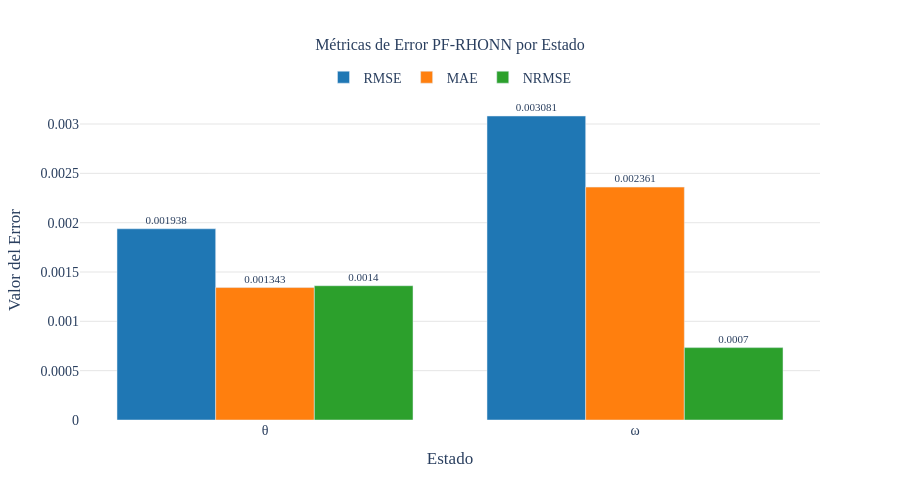

The notebook cell saved with this chart:
### Code cell
# ============================================================
# 9) ERROR METRICS COMPARISON
# ============================================================

# Prepare data for bar chart
metrics_names = ['RMSE', 'MAE', 'NRMSE']
states = ['θ', 'ω']

fig = go.Figure()

# RMSE
fig.add_trace(go.Bar(
    name='RMSE',
    x=states,
    y=[metrics_pf['RMSE'][0], metrics_pf['RMSE'][1]],
    marker_color='#1f77b4',
    text=[f"{metrics_pf['RMSE'][0]:.6f}", f"{metrics_pf['RMSE'][1]:.6f}"],
    textposition='outside',
    textfont=dict(size=11)
))

# MAE
fig.add_trace(go.Bar(
    name='MAE',
    x=states,
    y=[metrics_pf['MAE'][0], metrics_pf['MAE'][1]],
    marker_color='#ff7f0e',
    text=[f"{metrics_pf['MAE'][0]:.6f}", f"{metrics_pf['MAE'][1]:.6f}"],
    textposition='outside',
    textfont=dict(size=11)
))

# NRMSE
fig.add_trace(go.Bar(
    name='NRMSE',
    x=states,
    y=[metrics_pf['NRMSE'][0], metrics_pf['NRMSE'][1]],
    marker_color='#2ca02c',
    text=[f"{metrics_pf['NRMSE'][0]:.4f}", f"{metrics_pf['NRMSE'][1]:.4f}"],
    textposition='outside',
    textfont=dict(size=11)
))

fig.update_layout(
    title=dict(
        text='Métricas de Error PF-RHONN por Estado',
        x=0.5,
        xanchor='center',
        font=dict(size=thesis_config['title_size'], family=thesis_config['font_family'])
    ),
    xaxis_title='Estado',
    yaxis_title='Valor del Error',
    barmode='group',
    height=500,
    font=dict(size=thesis_config['font_size'], family=thesis_config['font_family']),
    plot_bgcolor=thesis_config['plot_bgcolor'],
    paper_bgcolor=thesis_config['paper_bgcolor'],
    legend=dict(
        orientation='h',
        yanchor='bottom',
        y=1.02,
        xanchor='center',
        x=0.5
    ),
    yaxis=dict(gridcolor=thesis_config['gridcolor'], showgrid=True)
)

fig.show()

print(f"\n✓ Error metrics bar chart generated")
print(f"\nSummary:")
print(f"  RMSE Total: {metrics_pf['RMSE_total']:.6f}")
print(f"  MAE Total:  {metrics_pf['MAE_total']:.6f}")
print(f"  NRMSE Total: {metrics_pf['NRMSE_total']:.4f}")
print(f"  R² Total:   {metrics_pf['R2_total']:.4f}")

### Figure 1 — Plotly figure (JSON) as saved in the notebook; plotly's stock layout.template omitted (floating-point values rounded to 4 significant figures)
{"data": [{"marker": {"color": "#1f77b4"}, "name": "RMSE", "text": ["0.001938", "0.003081"], "textfont": {"size": 11}, "textposition": "outside", "type": "bar", "x": ["θ", "ω"], "y": [0.001938, 0.003081]}, {"marker": {"color": "#ff7f0e"}, "name": "MAE", "text": ["0.001343", "0.002361"], "textfont": {"size": 11}, "textposition": "outside", "type": "bar", "x": ["θ", "ω"], "y": [0.001343, 0.002361]}, {"marker": {"color": "#2ca02c"}, "name": "NRMSE", "text": ["0.0014", "0.0007"], "textfont": {"size": 11}, "textposition": "outside", "type": "bar", "x": ["θ", "ω"], "y": [0.001361, 0.0007336]}], "layout": {"barmode": "group", "font": {"family": "Computer Modern", "size": 14}, "height": 500, "legend": {"orientation": "h", "x": 0.5, "xanchor": "center", "y": 1.02, "yanchor": "bottom"}, "paper_bgcolor": "white", "plot_bgcolor": "white", "title": {"font": {"family": "Computer Modern", "size": 16}, "text": "Métricas de Error PF-RHONN por Estado", "x": 0.5, "xanchor": "center"}, "xaxis": {"title": {"text": "Estado"}}, "yaxis": {"gridcolor": "rgba(128,128,128,0.2)", "showgrid": true, "title": {"text": "Valor del Error"}}}}
